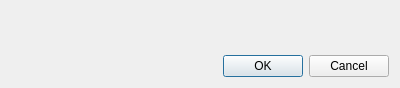
<?xml version="1.0" encoding="UTF-8"?>
<ui version="4.0">
 <class>YermakovaDialogBase</class>
 <widget class="QDialog" name="YermakovaDialogBase">
  <property name="geometry">
   <rect>
    <x>0</x>
    <y>0</y>
    <width>400</width>
    <height>88</height>
   </rect>
  </property>
  <property name="windowTitle">
   <string>Yermakova</string>
  </property>
  <layout class="QGridLayout" name="gridLayout">
   <item row="1" column="0">
    <widget class="QDialogButtonBox" name="button_box">
     <property name="orientation">
      <enum>Qt::Horizontal</enum>
     </property>
     <property name="standardButtons">
      <set>QDialogButtonBox::Cancel|QDialogButtonBox::Ok</set>
     </property>
    </widget>
   </item>
   <item row="0" column="0">
    <widget class="QgsFileWidget" name="mQgsFileWidget">
     <property name="storageMode">
      <enum>QgsFileWidget::GetDirectory</enum>
     </property>
    </widget>
   </item>
  </layout>
 </widget>
 <customwidgets>
  <customwidget>
   <class>QgsFileWidget</class>
   <extends>QWidget</extends>
   <header>qgsfilewidget.h</header>
  </customwidget>
 </customwidgets>
 <resources/>
 <connections>
  <connection>
   <sender>button_box</sender>
   <signal>accepted()</signal>
   <receiver>YermakovaDialogBase</receiver>
   <slot>accept()</slot>
   <hints>
    <hint type="sourcelabel">
     <x>20</x>
     <y>20</y>
    </hint>
    <hint type="destinationlabel">
     <x>20</x>
     <y>20</y>
    </hint>
   </hints>
  </connection>
  <connection>
   <sender>button_box</sender>
   <signal>rejected()</signal>
   <receiver>YermakovaDialogBase</receiver>
   <slot>reject()</slot>
   <hints>
    <hint type="sourcelabel">
     <x>20</x>
     <y>20</y>
    </hint>
    <hint type="destinationlabel">
     <x>20</x>
     <y>20</y>
    </hint>
   </hints>
  </connection>
 </connections>
</ui>
